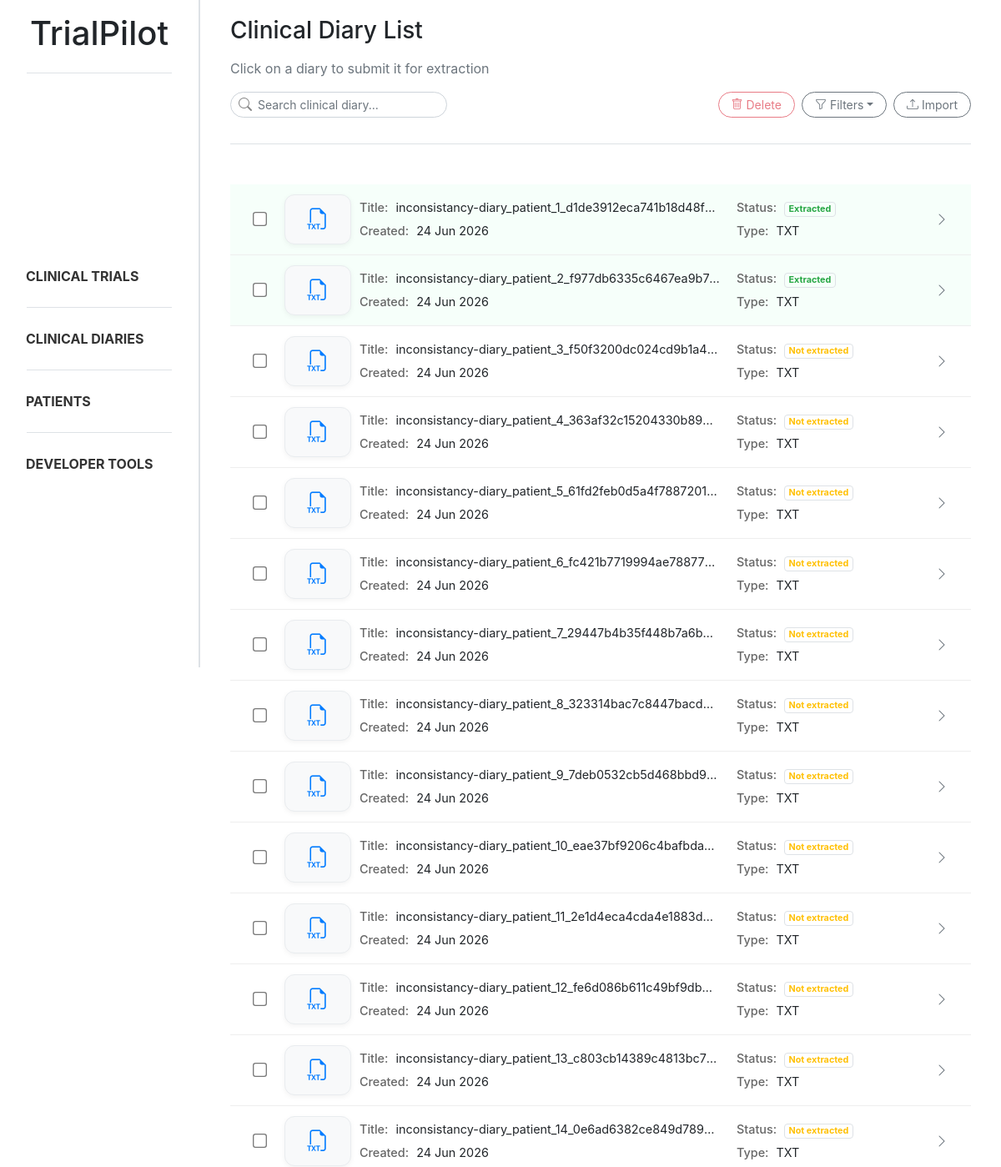
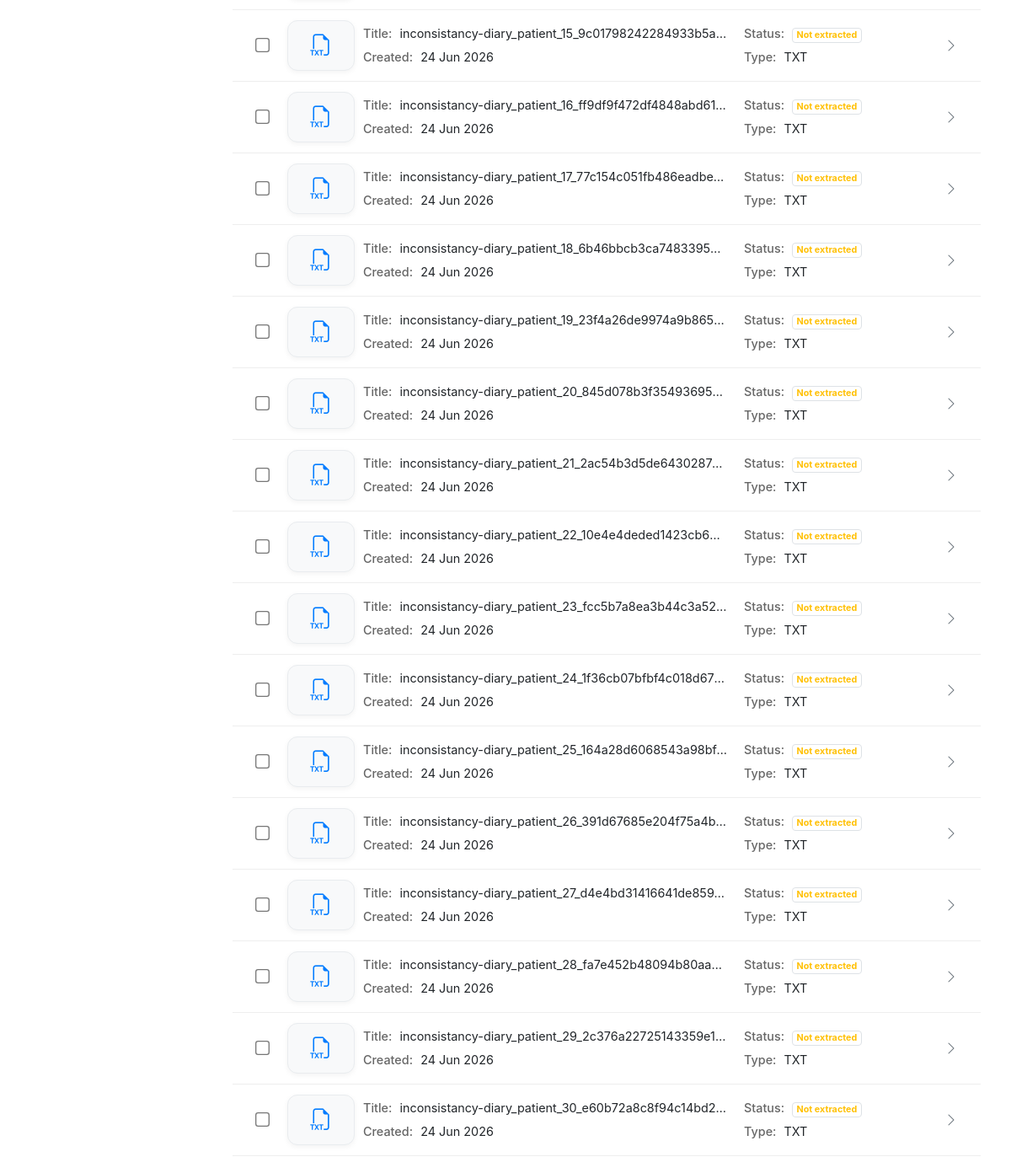
Before: /diaries/ with the older database file (2 pictures, top to bottom).
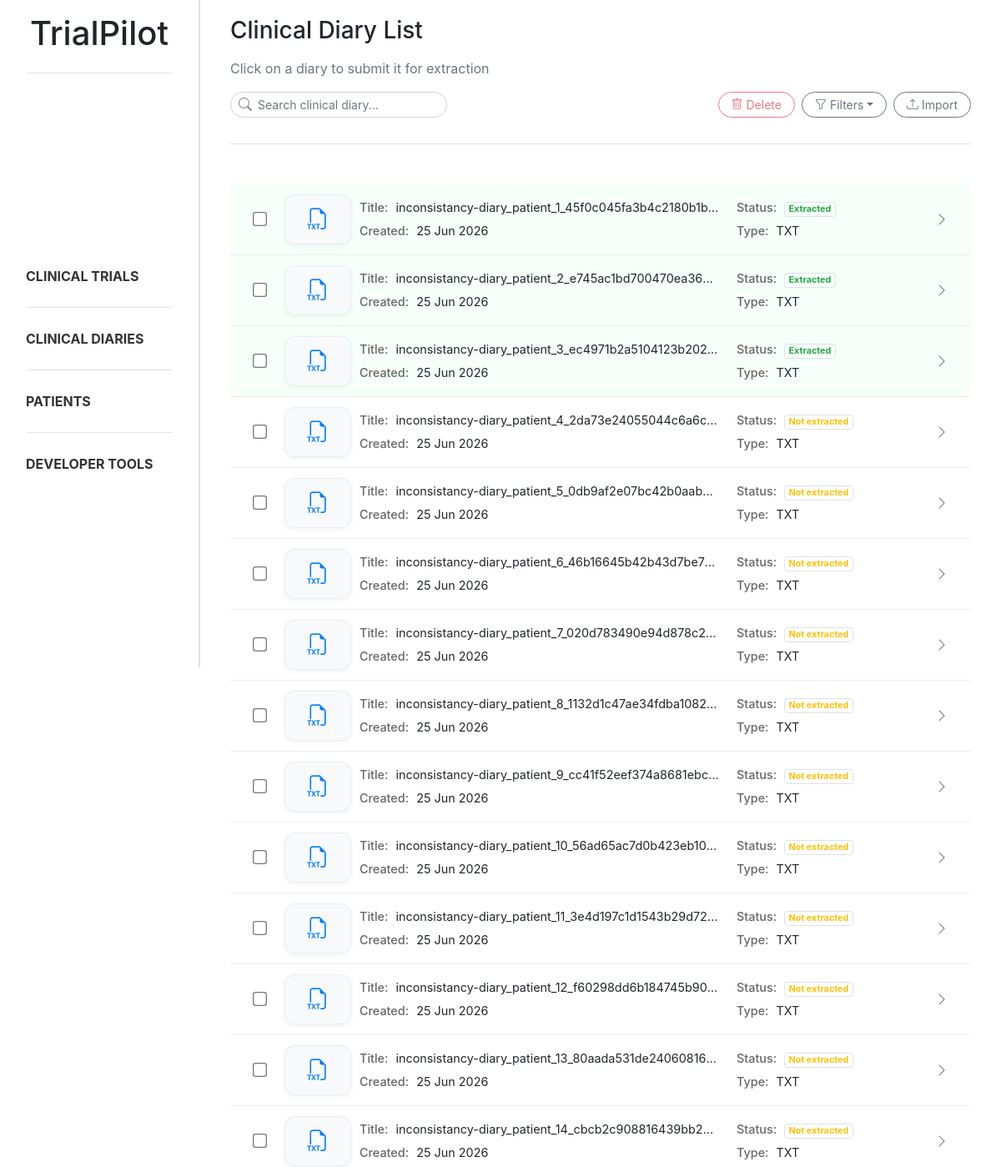
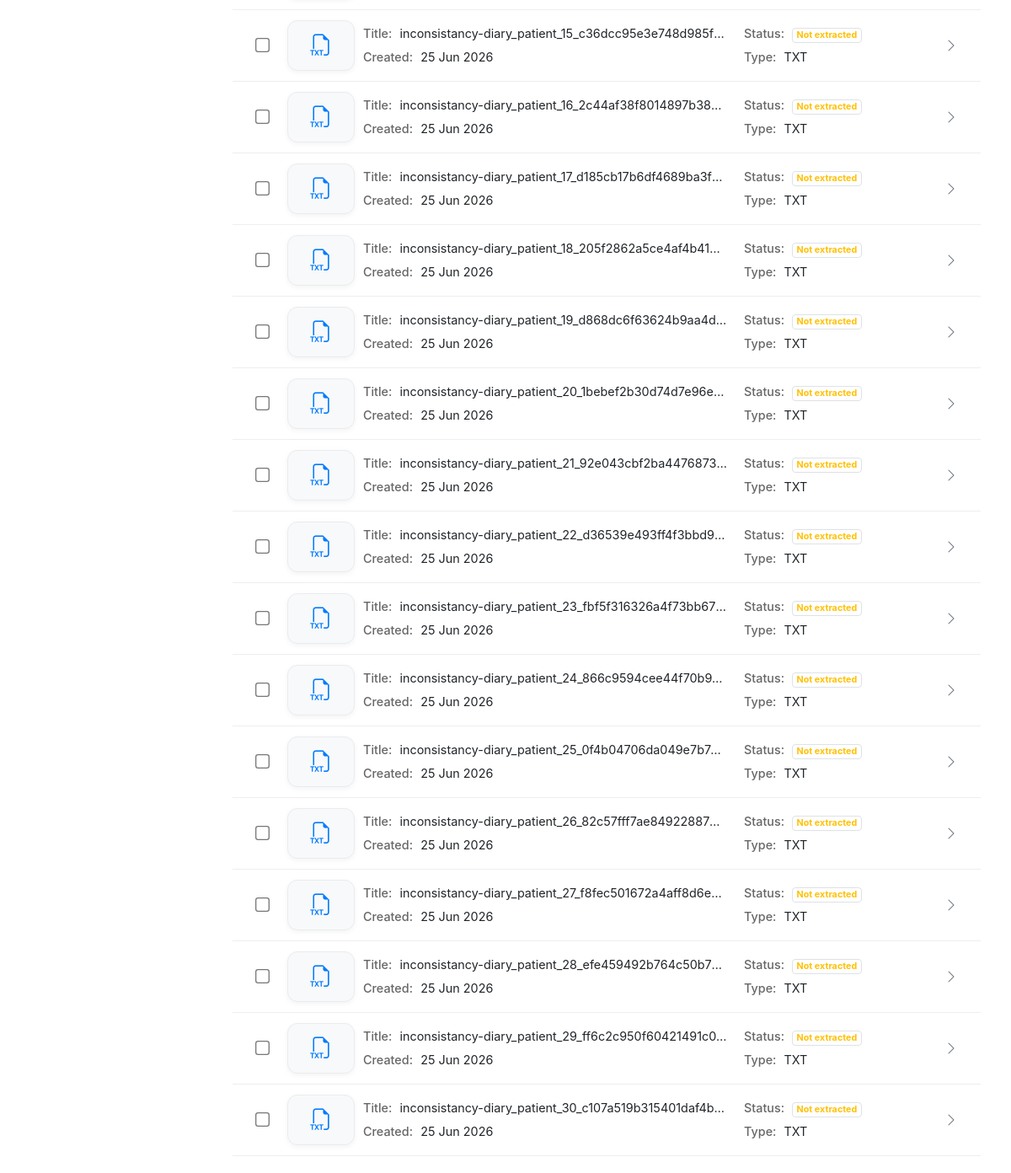
After: the same page with the newer database file (2 pictures, top to bottom).
### trialpilot/models.py (models this page shows, shortened)
class Document(models.Model):
    class DocumentType(models.TextChoices):
        CLINICAL_DIARY = "diary", "Clinical Diary"
        CLINICAL_TRIAL = "trial", "Clinical Trial"
    title = models.CharField(max_length=255)
    type = models.CharField(max_length=20, choices=DocumentType.choices)
    extracted = models.BooleanField(default=False)
    created_at = models.DateTimeField(auto_now_add=True)
    updated_at = models.DateTimeField(auto_now=True)

### trialpilot/views.py (the view)
# urls.py: path('diaries/', diary_list, name='diary_list'),
def diary_list(request):
    search = request.GET.get("search", "").strip()
    status = request.GET.get("status", "").strip()
    file_type = request.GET.get("file_type", "").strip().lower()
    diaries = Document.objects.filter(type=Document.DocumentType.CLINICAL_DIARY)
    if search:
        diaries = diaries.filter(title__icontains=search)
    if status == "extracted":
        diaries = diaries.filter(extracted=True)
    elif status == "not_extracted":
        diaries = diaries.filter(extracted=False)
    diary_data = []
    for diary in diaries:
        if "." in diary.title:
            original_name, ext = diary.title.rsplit('.', 1)
            ext = ext.lower()
        else:
            ext = ""
        if file_type and ext != file_type:
            continue
        diary_data.append((diary, ext))
    return render(request, 'trialpilot/diary_list.html', {
        'diary_data': diary_data,
        'search': search,
        'status': status,
        'file_type': file_type,
    })

### trialpilot/templates/trialpilot/diary_list.html (shortened to what this page needs)
{% extends "trialpilot/base.html" %}
{% block content %}
<div class="d-flex flex-column mb-4 ml-3 mr-3">
    <h3 class="mb-3">Clinical Diary List</h3>
    <p class="text-muted">Click on a diary to submit it for extraction</p>
    <div class="d-flex justify-content-between align-items-center mb-3">
        <form method="GET">
            <div class="position-relative" style="width:260px">
                <i class="bi bi-search position-absolute"
                    style="left:10px; top:50%; transform:translateY(-50%); color:#888;"></i>
                <input type="text" name="search" value="{{ search }}" class="form-control form-control-sm rounded-ui"
                    style="padding-left: 32px;" placeholder="Search clinical diary...">
            </div>
        </form>
        <div class="d-flex gap-2">
            <button id="deleteBtn" data-url="{% url 'diary_remove' %}" class="btn btn-outline-danger btn-sm rounded-ui"
                style="margin-right: 0.5rem;" disabled>
                <i class="bi bi-trash"></i>
                Delete
            </button>
            <div class="dropdown me-2">
                <button class="btn btn-outline-secondary btn-sm rounded-ui dropdown-toggle d-flex align-items-center gap-2 mr-2"
                    type="button" data-bs-toggle="dropdown" aria-expanded="false">
                    <i class="bi bi-funnel mr-1"></i>
                    Filters
                </button>
            </div>
            <button class="btn btn-outline-secondary btn-sm rounded-ui" data-bs-toggle="modal"
                data-bs-target="#uploadModal">
                <i class="bi bi-upload"></i>
                Import
            </button>
        </div>
    </div>
    <div class="sidebar-divider mb-4"></div>
</div>
<div class="diary-list ml-3 mr-3">
    {% for diary, extension in diary_data %}
    <div class="diary-card diary-row diary-card-trigger {% if diary.extracted %}extracted{% endif %}"
        data-diary-id="{{ diary.id }}"
        data-diary-title="{{ diary.title }}"
        data-diary-extracted="{{ diary.extracted }}">
        <div class="diary-layout">
            <div class="container-diary-checkbox">
                <input type="checkbox"
                    class="form-check-input diary-checkbox"
                    value="{{ diary.id }}">
            </div>
            <div class="diary-id">
                {% if extension == "pdf" %}
                <i class="bi bi-filetype-pdf text-danger"></i>
                {% else %}
                <i class="bi bi-filetype-txt text-primary"></i>
                {% endif %}
            </div>
            <div class="diary-grid">
                <div>
                    <strong>Title:</strong> {{ diary.title }}
                </div>
                <div>
                    <strong>Status:</strong>
                    {% if diary.extracted %}
                    <span class="badge rounded-pill bg-success-subtle text-success border">
                        Extracted
                    </span>
                    {% else %}
                    <span class="badge rounded-pill bg-warning-subtle text-warning border">
                        Not extracted
                    </span>
                    {% endif %}
                </div>
                <div>
                    <strong>Created:</strong> {{ diary.created_at|date:"d M Y" }}
                </div>
                <div>
                    <strong>Type:</strong> {{ extension|upper }}
                </div>
            </div>
            <div class="diary-actions">
                <i class="bi bi-chevron-right text-muted"></i>
            </div>
        </div>
    </div>
    {% endfor %}
</div>
{% endblock %}

Changed rows visible on the page:
changed Document: title "inconsistancy-diary_patient_1_d1de3912eca741b18d48f…" → "inconsistancy-diary_patient_1_45f0c045fa3b4c2180b1b…"; created_at "24 Jun 2026" → "25 Jun 2026"
changed Document: title "inconsistancy-diary_patient_2_f977db6335c6467ea9b7…" → "inconsistancy-diary_patient_2_e745ac1bd700470ea36…"; created_at "24 Jun 2026" → "25 Jun 2026"
changed Document: title "inconsistancy-diary_patient_3_f50f3200dc024cd9b1a4…" → "inconsistancy-diary_patient_3_ec4971b2a5104123b202…"; created_at "24 Jun 2026" → "25 Jun 2026"; extracted "Not extracted" → "Extracted"
changed Document: title "inconsistancy-diary_patient_4_363af32c15204330b89…" → "inconsistancy-diary_patient_4_2da73e24055044c6a6c…"; created_at "24 Jun 2026" → "25 Jun 2026"
changed Document: title "inconsistancy-diary_patient_5_61fd2feb0d5a4f7887201…" → "inconsistancy-diary_patient_5_0db9af2e07bc42b0aab…"; created_at "24 Jun 2026" → "25 Jun 2026"
changed Document: title "inconsistancy-diary_patient_6_fc421b7719994ae78877…" → "inconsistancy-diary_patient_6_46b16645b42b43d7be7…"; created_at "24 Jun 2026" → "25 Jun 2026"
changed Document: title "inconsistancy-diary_patient_7_29447b4b35f448b7a6b…" → "inconsistancy-diary_patient_7_020d783490e94d878c2…"; created_at "24 Jun 2026" → "25 Jun 2026"
changed Document: title "inconsistancy-diary_patient_8_323314bac7c8447bacd…" → "inconsistancy-diary_patient_8_1132d1c47ae34fdba1082…"; created_at "24 Jun 2026" → "25 Jun 2026"
changed Document: title "inconsistancy-diary_patient_9_7deb0532cb5d468bbd9…" → "inconsistancy-diary_patient_9_cc41f52eef374a8681ebc…"; created_at "24 Jun 2026" → "25 Jun 2026"
changed Document: title "inconsistancy-diary_patient_10_eae37bf9206c4bafbda…" → "inconsistancy-diary_patient_10_56ad65ac7d0b423eb10…"; created_at "24 Jun 2026" → "25 Jun 2026"
changed Document: title "inconsistancy-diary_patient_11_2e1d4eca4cda4e1883d…" → "inconsistancy-diary_patient_11_3e4d197c1d1543b29d72…"; created_at "24 Jun 2026" → "25 Jun 2026"
changed Document: title "inconsistancy-diary_patient_12_fe6d086b611c49bf9db…" → "inconsistancy-diary_patient_12_f60298dd6b184745b90…"; created_at "24 Jun 2026" → "25 Jun 2026"
changed Document: title "inconsistancy-diary_patient_13_c803cb14389c4813bc7…" → "inconsistancy-diary_patient_13_80aada531de24060816…"; created_at "24 Jun 2026" → "25 Jun 2026"
changed Document: title "inconsistancy-diary_patient_14_0e6ad6382ce849d789…" → "inconsistancy-diary_patient_14_cbcb2c908816439bb2…"; created_at "24 Jun 2026" → "25 Jun 2026"
changed Document: title "inconsistancy-diary_patient_15_9c01798242284933b5a…" → "inconsistancy-diary_patient_15_c36dcc95e3e748d985f…"; created_at "24 Jun 2026" → "25 Jun 2026"
changed Document: title "inconsistancy-diary_patient_16_ff9df9f472df4848abd61…" → "inconsistancy-diary_patient_16_2c44af38f8014897b38…"; created_at "24 Jun 2026" → "25 Jun 2026"
changed Document: title "inconsistancy-diary_patient_17_77c154c051fb486eadbe…" → "inconsistancy-diary_patient_17_d185cb17b6df4689ba3f…"; created_at "24 Jun 2026" → "25 Jun 2026"
changed Document: title "inconsistancy-diary_patient_18_6b46bbcb3ca7483395…" → "inconsistancy-diary_patient_18_205f2862a5ce4af4b41…"; created_at "24 Jun 2026" → "25 Jun 2026"
changed Document: title "inconsistancy-diary_patient_19_23f4a26de9974a9b865…" → "inconsistancy-diary_patient_19_d868dc6f63624b9aa4d…"; created_at "24 Jun 2026" → "25 Jun 2026"
changed Document: title "inconsistancy-diary_patient_20_845d078b3f35493695…" → "inconsistancy-diary_patient_20_1bebef2b30d74d7e96e…"; created_at "24 Jun 2026" → "25 Jun 2026"
changed Document: title "inconsistancy-diary_patient_21_2ac54b3d5de6430287…" → "inconsistancy-diary_patient_21_92e043cbf2ba4476873…"; created_at "24 Jun 2026" → "25 Jun 2026"
changed Document: title "inconsistancy-diary_patient_22_10e4e4deded1423cb6…" → "inconsistancy-diary_patient_22_d36539e493ff4f3bbd9…"; created_at "24 Jun 2026" → "25 Jun 2026"
changed Document: title "inconsistancy-diary_patient_23_fcc5b7a8ea3b44c3a52…" → "inconsistancy-diary_patient_23_fbf5f316326a4f73bb67…"; created_at "24 Jun 2026" → "25 Jun 2026"
changed Document: title "inconsistancy-diary_patient_24_1f36cb07bfbf4c018d67…" → "inconsistancy-diary_patient_24_866c9594cee44f70b9…"; created_at "24 Jun 2026" → "25 Jun 2026"
changed Document: title "inconsistancy-diary_patient_25_164a28d6068543a98bf…" → "inconsistancy-diary_patient_25_0f4b04706da049e7b7…"; created_at "24 Jun 2026" → "25 Jun 2026"
changed Document: title "inconsistancy-diary_patient_26_391d67685e204f75a4b…" → "inconsistancy-diary_patient_26_82c57fff7ae84922887…"; created_at "24 Jun 2026" → "25 Jun 2026"
changed Document: title "inconsistancy-diary_patient_27_d4e4bd31416641de859…" → "inconsistancy-diary_patient_27_f8fec501672a4aff8d6e…"; created_at "24 Jun 2026" → "25 Jun 2026"
changed Document: title "inconsistancy-diary_patient_28_fa7e452b48094b80aa…" → "inconsistancy-diary_patient_28_efe459492b764c50b7…"; created_at "24 Jun 2026" → "25 Jun 2026"
changed Document: title "inconsistancy-diary_patient_29_2c376a22725143359e1…" → "inconsistancy-diary_patient_29_ff6c2c950f60421491c0…"; created_at "24 Jun 2026" → "25 Jun 2026"
changed Document: title "inconsistancy-diary_patient_30_e60b72a8c8f94c14bd2…" → "inconsistancy-diary_patient_30_c107a519b315401daf4b…"; created_at "24 Jun 2026" → "25 Jun 2026"
